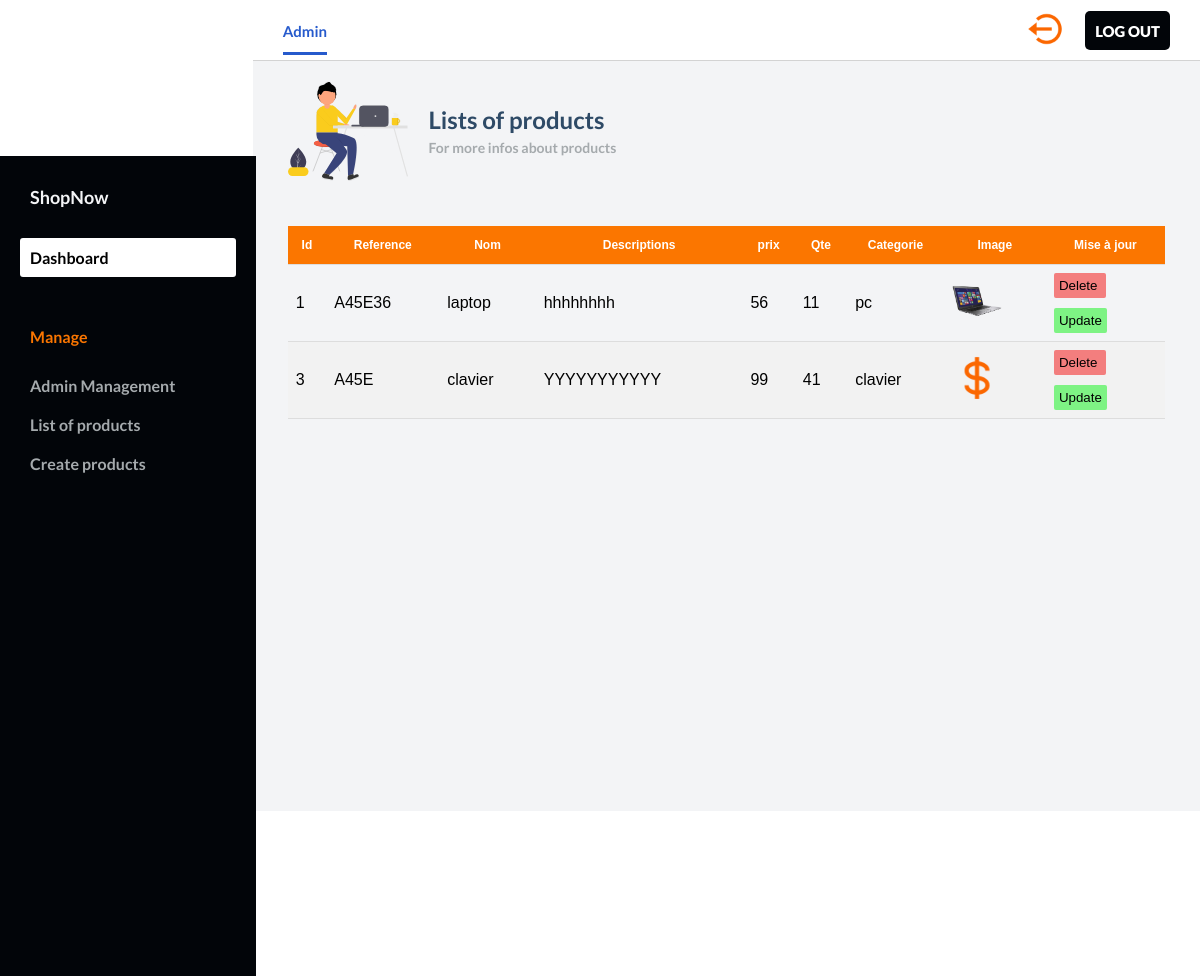
/application_gestion_de_stock-main/brief4/pages/liste.php, run on the app's committed database.
### tables this page shows
CREATE TABLE `produits` (
  `id_p` int(11) NOT NULL,
  `reference` varchar(100) NOT NULL,
  `nom` varchar(20) NOT NULL,
  `descriptions` varchar(200) NOT NULL,
  `prix` float NOT NULL,
  `quantite` int(11) NOT NULL,
  `categorie` varchar(200) NOT NULL,
  `images` varchar(200) NOT NULL
);

### application_gestion_de_stock-main/brief4/pages/liste.php (the view, shortened to what this page needs)
<?php
include 'connexion.php';
?>
<!DOCTYPE html>
<html lang="en">
  <head>
    <link rel="stylesheet" href="../css/product.css">
    <link rel="stylesheet" href="../css/dash.css" />
  </head>
  <body id="body">
    <div class="container">
      <nav class="navbar">
        <div class="navbar__left">
          <a class="active_link" href="#">Admin</a>
        </div>
        <div class="navbar__right">
          <a href="#">
            <img width="40" src="../images/logout.png" alt="" />
            <div class="sidebar__logout">
          <a href="logout.php">Log out</a>
          </div>
          </a>
        </div>
      </nav>
      <main>
        <div class="main__container">
          <div class="main__title">
            <img src="../images/hello.svg" alt="" />
            <div class="main__greeting">
              <h1>Lists of products</h1>
              <p>For more infos about products</p>
            </div>
          </div>
          <div class="">
              <?php
              $sql="SELECT * FROM produits";
              $result=mysqli_query($link,$sql);
              if($result){
                if(mysqli_num_rows($result) > 0){
                  echo '<table id="customers">';
                  echo "<thead>";
                  echo "<tr>";
                  echo "<th>Id </th>";
                  echo "<th>Reference </th>";
                  echo "<th>Nom </th>";
                  echo "<th>Descriptions </th>";
                  echo "<th>prix </th>";
                  echo "<th>Qte </th>";
                  echo "<th>Categorie </th>";
                  echo "<th>Image </th>";
                  echo '<th>Mise à jour </th>';
                  echo "</tr>";
                  echo "</thead>";
                  echo "<tbody>";
                while($row = mysqli_fetch_array($result)){
                  echo "<tr>";
                  $id=$row['id_p'];
                  $referencespr=$row['reference'];
                  $namepr=$row['nom'];
                  $decriptionpr=$row['descriptions'];
                  $pricepr=$row['prix'];
                  $qtepr=$row['quantite'];
                  $catepr=$row['categorie'];
                  $newNmae=$row['images'];
                  echo "<td>".$id."</td>";
                  echo "<td>".$referencespr."</td>";
                  echo "<td>".$namepr."</td>";
                  echo "<td>".$decriptionpr."</td>";
                  echo "<td>".$pricepr."</td>";
                  echo "<td>".$qtepr."</td>";
                  echo "<td>".$catepr."</td>";
                  echo '<td><img src="../images/'.$newNmae.'" width="50" height="50"></td>';
                  echo "<td>";
                  echo '<pre><a href="? deleteid='.$id.'" style="text-decoration:none"><button name="delete" class="delete">Delete </button> </a></pre>
                  ';
                  echo '<pre><a href="update.php?updateid='.$id.'" style="text-decoration:none"><button class="update">Update</button> </a></pre>
                  ';
                  echo "</td>";
                  echo "</tr>";
                }
                echo "</tbody>";
                echo "</table>";
              }
              else {
               echo $login_err;
              }
            }
              ?>
            </div>
          </div>
        </div>
      <div id="sidebar">
        <div class="sidebar__title">
          <div class="sidebar__img">
            <h1>ShopNow</h1>
          </div>
        </div>
        <div class="sidebar__menu">
          <div class="sidebar__link active_menu_link">
            <a href="dashboard.php">Dashboard</a>
          </div>
          <h2>Manage</h2>
          <div class="sidebar__link">
            <a href="adminManage.php">Admin Management</a>
          </div>
          <div class="sidebar__link">
            <a href="liste.php">List of products</a>
          </div>
          <div class="sidebar__link">
            <a href="create.php">Create products</a>
          </div>
        </div>
      </div>
  </body>
</html>

### application_gestion_de_stock-main/brief4/css/product.css (style rules this page uses)
#customers { font-family: Arial, Helvetica, sans-serif; border-collapse: collapse; width: 100%; margin-top: 45px; }
#customers td { border-top: 1px solid #ddd; border-bottom: 1px solid #ddd; padding: 8px; }
#customers tr:nth-child(even) { background-color: #f2f2f2; }
#customers th { padding-top: 12px; padding-bottom: 12px; background-color: #FB7600; color: white; font-size: 12px; font-weight: bold; }
.delete { background-color: rgb(243, 126, 126); border: none; border-radius: 2px; padding: 5px; margin-bottom: 10px; }
.update { background-color: rgb(126, 243, 132); border: none; border-radius: 2px; padding: 5px; }

### application_gestion_de_stock-main/brief4/css/dash.css (style rules this page uses)
* { margin: 0; padding: 0; }
body { box-sizing: border-box; font-family: "Lato", sans-serif; }
.container { display: grid; height: 120vh; grid-template-columns: 0.8fr 1fr 1fr 1fr; grid-template-rows: 0fr 3fr; grid-template-areas: "sidebar nav nav nav" "sidebar main main main"; }
.navbar { background: #ffffff; grid-area: nav; height: 60px; display: flex; align-items: center; justify-content: space-between; padding: 0 30px 0 30px; border-bottom: 1px solid lightgray; }
.navbar__left > a { margin-right: 30px; text-decoration: none; color: #a5aaad; font-size: 15px; font-weight: 700; }
.navbar__left .active_link { color: #265acc; border-bottom: 3px solid #265acc; padding-bottom: 12px; }
.navbar__right { display: flex; justify-content: center; align-items: center; }
.navbar__right > a { margin-left: 20px; text-decoration: none; }
main { background: #f3f4f6; grid-area: main; overflow-y: hidden; height: 750px; }
.main__container { padding: 20px 35px; }
.main__title { display: flex; align-items: center; }
.main__title > img { max-height: 100px; object-fit: contain; margin-right: 20px; }
.main__greeting > h1 { font-size: 24px; color: #2e4a66; margin-bottom: 5px; }
.main__greeting > p { font-size: 14px; font-weight: 700; color: #a5aaad; }
#sidebar { background: #020509; grid-area: sidebar; overflow-y: hidden; padding: 20px; -webkit-transition: all 0.5s; transition: all 0.5s; display: inline-block; margin-top: -250%; width: 18%; height: 780px; }
.sidebar__title { display: flex; justify-content: space-between; align-items: center; color: #f3f4f6; margin-bottom: 30px; }
.sidebar__img { display: flex; align-items: center; }
.sidebar__title > div > h1 { font-size: 18px; display: inline; margin-left:10px; margin-top: 10px; }
.sidebar__menu > h2 { color: #FB7600; font-size: 16px; margin-top: 50px; margin-bottom: 20px; padding: 0 10px; font-weight: 700; }
.sidebar__link { color: #f3f4f6; padding: 10px; border-radius: 3px; margin-bottom: 0px; }
.active_menu_link { background: #ffffff; color: #FB7600; }
.active_menu_link a { color: #000000!important; }
.sidebar__link > a { text-decoration: none; color: #a5aaad; font-weight: 700; }
.sidebar__logout { margin:auto; margin-left: 20px; padding: 10px; color: #fffefe; font-weight: 800; background-color: #020509; border-radius: 5px; }
.sidebar__logout > a { text-decoration: none; color: #ffffff; font-weight: bolder; text-transform: uppercase; font-size: 15px; }

### data on the page
produits: id_p "1", reference "A45E36", nom "laptop", descriptions "hhhhhhhh", prix "56", quantite "11", categorie "pc", images (picture)
produits: id_p "3", reference "A45E", nom "clavier", descriptions "YYYYYYYYYYY", prix "99", quantite "41", categorie "clavier", images (picture)
